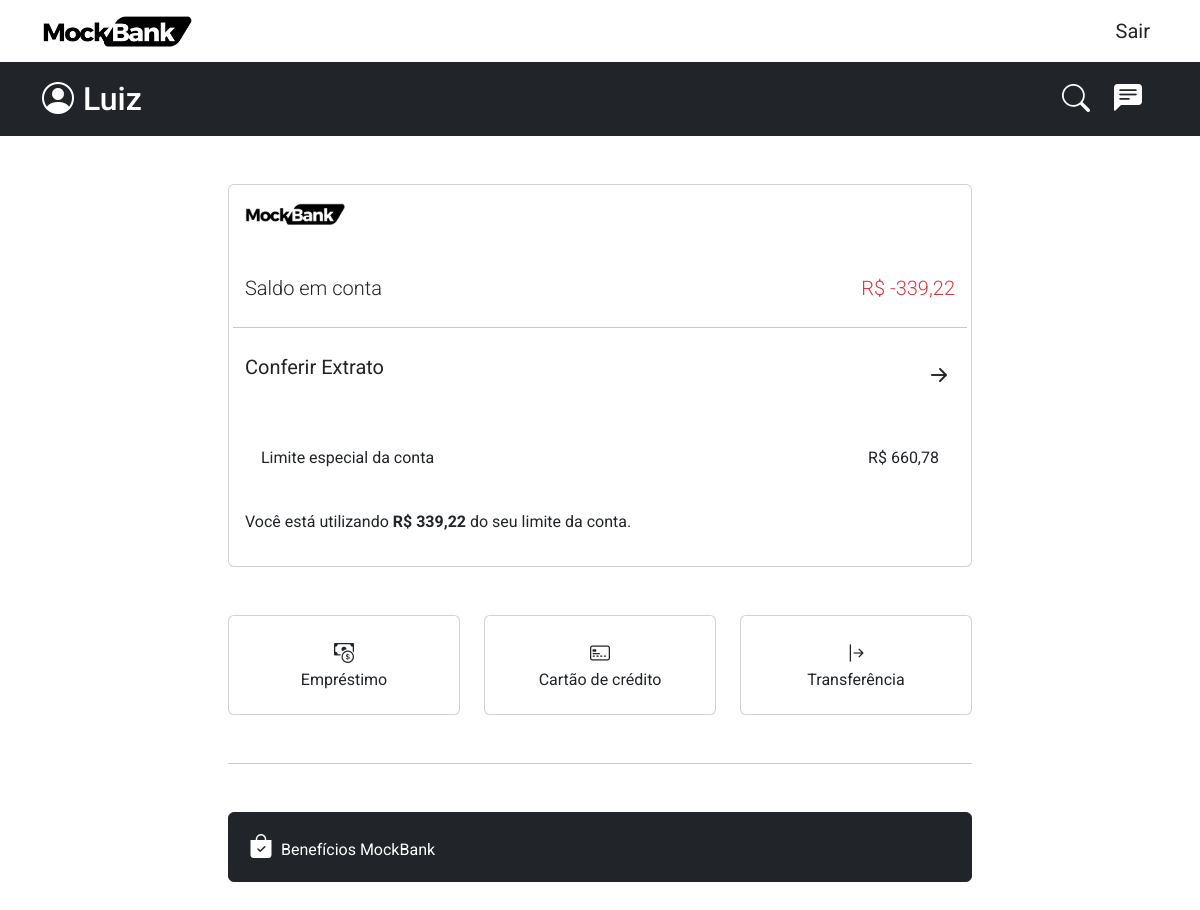
The page /home/ (signed in) on the database as committed earlier.
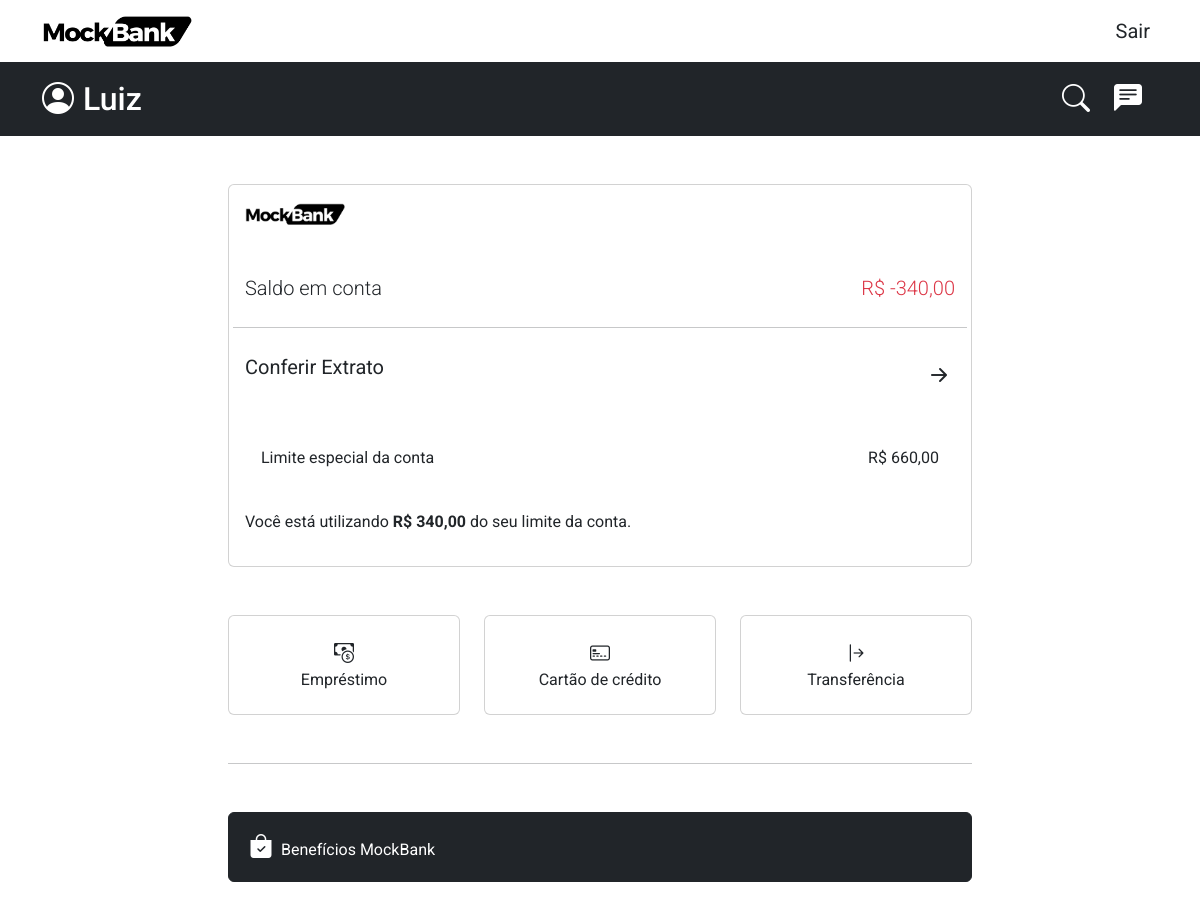
The same page on the database as committed later.
### user/models.py (models this page shows)
class User(models.Model):
    user_id = models.UUIDField(primary_key=True, default=uuid.uuid4, editable=False)
    user_phone = models.CharField(max_length=30, blank=True)
    account_balance = models.DecimalField(max_digits=8, decimal_places=2, default=float(0))
    account_limit = models.DecimalField(max_digits=8, decimal_places=2, default=float(0))
    owner = models.OneToOneField(User, on_delete=models.CASCADE)

### user/views.py (the view)
# urls.py: path("home/", views.HomePageView.as_view(), name="home"),
@method_decorator(login_required(login_url='user:login'), name='dispatch')
class HomePageView(TemplateView):
    template_name = 'home.html'
    def get_context_data(self, **kwargs: Any) -> dict[str, Any]:
        context = super().get_context_data(**kwargs)
        context['user'] = UserService.get_user_django(username=self.request.user.username)
        context['account'] = UserService.user_balance(self.request.user.id)
        return context

### user/services.py (called while the page is built)
    @staticmethod
    def get_user_django(username: str):
        return User.objects.get(username=username)

    @staticmethod
    def get_user_app(pk: int):
        return BaseUser.objects.get(owner=pk)

    @staticmethod
    def user_balance(pk: int):
        user = UserService.get_user_app(pk)
        if user.account_balance >= 0:
            limit = user.account_limit
        else:
            limit = user.account_balance + user.account_limit
        return {
            'balance': user.account_balance,
            'limit': limit,
            'used_limit': user.account_limit - (user.account_balance + user.account_limit),
        }

### user/templates/home.html (shortened to what this page needs)
{% extends "global/base.html" %}
{% load static %}
{% load humanize %}
{% block content %}
<main>
    <section class="container mt-5 mb-5">
        <div class="col-12 col-md-10 col-lg-8 mx-auto">
            <div class="card">
                <div class="card-body">
                    <div class="row">
                        <div class="col-2">
                            <img src={% static "img/mockbank_logo_minimal.png" %} width="100px" alt="" class="">
                        </div>
                    </div>
                    <div class="row mt-5">
                        <div class="col-12 justify-content-between d-flex">
                            <p class="lead">Saldo em conta</p>
                            {% if account.balance < 0 %}
                                <p class="lead text-danger">R$ {{ account.balance }}</p>
                            {% else %}
                                <p class="lead text-dark">R$ {{ account.balance }}</p>
                            {% endif %}
                        </div>
                        <hr class="my-2">
                        <div class="col-12 mt-3">
                            <a class=" link-underline-opacity-0 link-underline-opacity-0-hover link-dark d-block col-12 fs-5"
                                href="#">
                                Conferir Extrato <i class="bi bi-arrow-right-short float-end fs-2 mt-0"></i>
                            </a>
                            <div class="col-12 mt-5 d-flex justify-content-between p-3 rounded-3">
                                {% if account.limit == 0 %}
                                <p class="d-inline-block my-auto">Você não possui limite especial no momento.</p>
                                {% else %}
                                <p class="d-inline-block my-auto">Limite especial da conta </p>
                                <p class="d-inline-block my-auto ">R$ {{ account.limit }}</p>
                                {% endif %}
                            </div>
                            {% if account.used_limit > 0 %}
                            <p class="mt-4">Você está utilizando <strong>R$ {{ account.used_limit }} </strong> do seu limite da
                                conta.</p>
                            {% endif %}
                        </div>
                    </div>
                </div>
            </div>
            <div class="row justify-content-between mt-5">
                <div class="col-4">
                    <a href="#"
                        class="card justify-content-center text-center link-underline-opacity-0 link-underline-opacity-0-hover link-dark"
                        style="height: 100px;">
                        <i class="bi bi-cash-coin fs-5"></i>
                        Empréstimo
                    </a>
                </div>
                <div class="col-4">
                    <a href="#"
                        class="card justify-content-center text-center link-underline-opacity-0 link-underline-opacity-0-hover link-dark"
                        style="height: 100px;">
                        <i class="bi bi-credit-card-2-front fs-5"></i>
                        Cartão de crédito
                    </a>
                </div>
                <div class="col-4">
                    <a href={% url "service:transfer" %}
                        class="card justify-content-center text-center link-underline-opacity-0 link-underline-opacity-0-hover link-dark"
                        style="height: 100px;">
                        <i class="bi bi-arrow-bar-right fs-5"></i>
                        Transferência
                    </a>
                </div>
            </div>
            <hr class="my-5">
            <div class="row">
                <div class="col-12">
                    <button class="btn btn-dark w-100 text-start p-3">
                        <i class="bi bi-bag-check-fill fs-4 ms-1 me-1 "></i>
                        <p class="d-inline">Benefícios MockBank</p>
                    </button>
                </div>
            </div>
        </div>
    </section>
</main>
{% endblock content %}

### base_templates/global/base.html (shortened to what this page needs)
<!DOCTYPE html>
<html lang="pt-br">
{% include "partials/_head.html" %}
<body class="d-flex flex-column min-vh-100">
    {% include "partials/_navbar.html" %}
    {% include "partials/_user_navbar.html" %}
    {% block content %}
    {% endblock content %}
</body>
</html>

### base_templates/partials/_head.html (shortened to what this page needs)
{% load static %}
<head>
    <link href="https://cdn.jsdelivr.net/npm/bootstrap@5.3.2/dist/css/bootstrap.min.css" rel="stylesheet"
>
    <link rel="stylesheet" href="https://cdn.jsdelivr.net/npm/bootstrap-icons@1.11.3/font/bootstrap-icons.min.css">
    <link rel="stylesheet" href={% static "css/style.css" %}>
</head>

### base_templates/partials/_navbar.html (shortened to what this page needs)
{% load static %}
<nav class="navbar navbar-expand-sm">
    <div class="container">
        <a href={% if user.is_authenticated %}{% url "user:home" %}{% else %}{% url "home:home" %}{% endif %}
            class="navbar-brand d-flex align-items-center">
            <img src={% static "img/mockbank_logo_minimal.png" %} alt="MockBank Logo" width="150px">
        </a>
        <div class="collapse navbar-collapse justify-content-end" id="menuNavbar">
            <div class="navbar-nav float-end">
                {% if user.is_authenticated %}
                <a href={% url "user:logout" %} class="nav-link text-dark fs-5">Sair</a>
                {% endif %}
            </div>
        </div>
    </div>
</nav>

### base_templates/partials/_user_navbar.html
{% if user.is_authenticated %}
<div class="container-fluid bg-dark">
    <div class="container">
        <div class="navbar text-white align-items-center justify-content-between ">
            <div class="col-6 d-flex">
                <a href={% url "user:profile" username=user.username %} class="navbar-brand">
                    <i class="bi bi-person-circle text-white fs-2"></i>
                    <h2 class="mt-2 text-white d-inline ms-1">{{ user.first_name }}</h2>
                </a>
            </div>
            <div class="col-6 d-flex justify-content-end align-items-center">
                <a href="#" class="navbar-brand">
                    <i class="bi bi-search text-white fs-3"></i>
                </a>
                <a href="#" class="navbar-brand ms-2">
                    <i class="bi bi-chat-left-text-fill text-white fs-3"></i>
                </a>
            </div>
        </div>
    </div>
</div>
{% endif %}

### base_templates/partials/_scripts.html (shortened to what this page needs)
{% load static %}

### static/css/style.css (style rules this page uses)
body { font-family: 'Roboto', sans-serif !important; }

Rows that differ between the two databases and show on the page:
changed User: balance "-339,22" → "-340,00"
Other text that changed with them:
{{ account.limit }}: "660,78" → "660,00"
{{ account.used_limit }}: "339,22" → "340,00"
